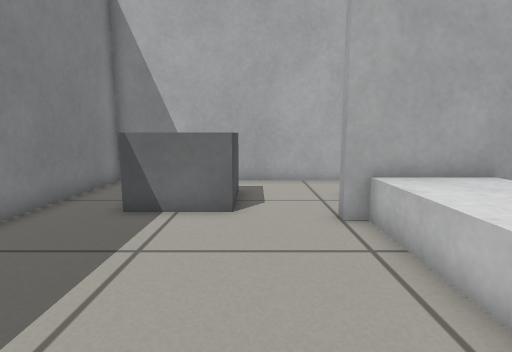
View 1 (above)

22 first-person views from a walk through a Gazebo world. The camera is 0.5 m above the floor, tilts 8° down and sees 80° across. The floor is counted in squares, 0.25 m on a side. Each view is taken from the middle of a square. On the plan, view 1 faces up. The plan holds only what a view shows up to about 17 squares ahead; the rest is blank. The place goes on beyond the plan.

View 2
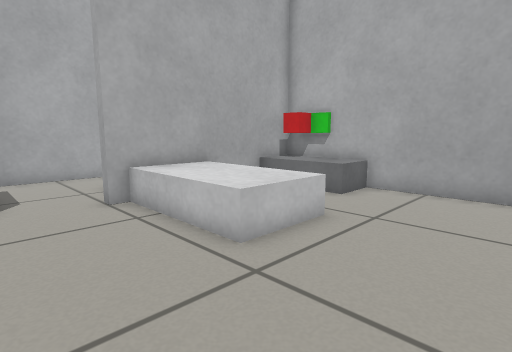

View 3
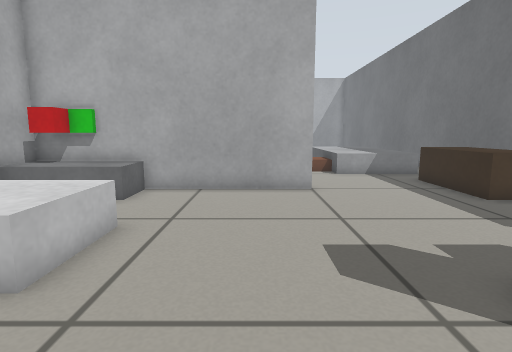

View 4
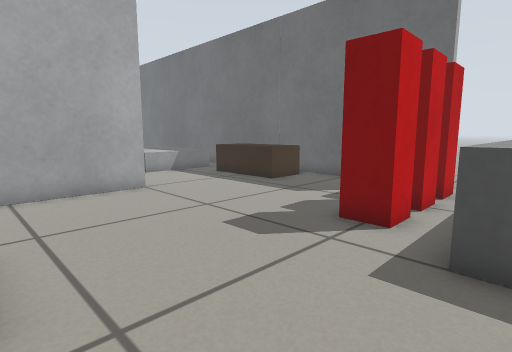

View 5
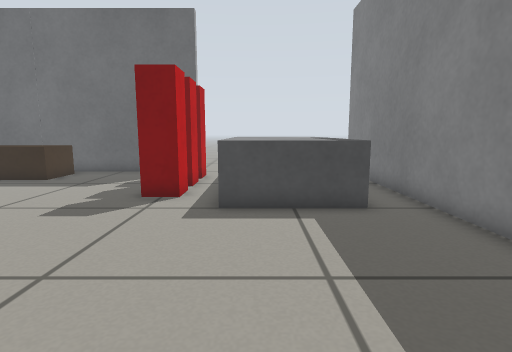

View 6
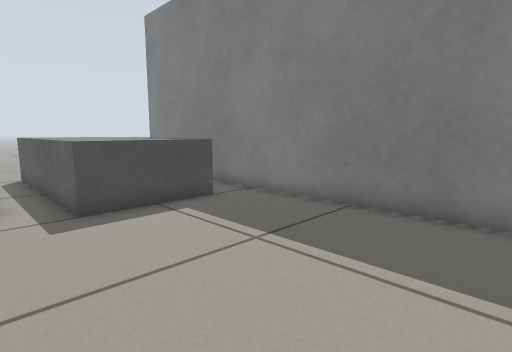

View 7
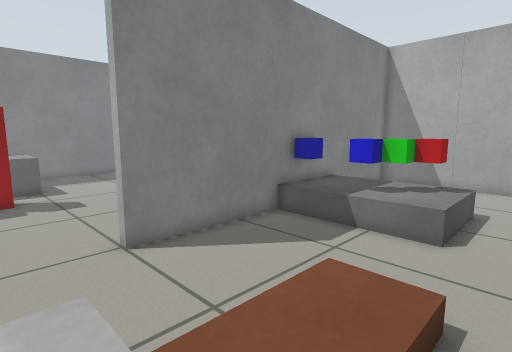

View 8
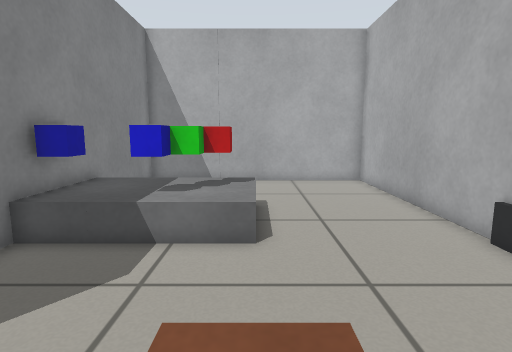

View 9
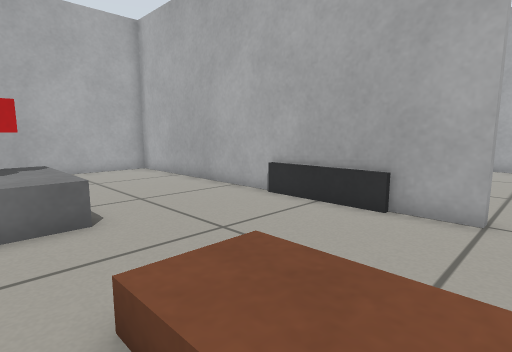

View 10
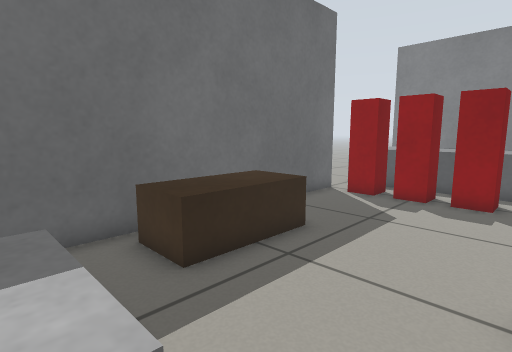

View 11
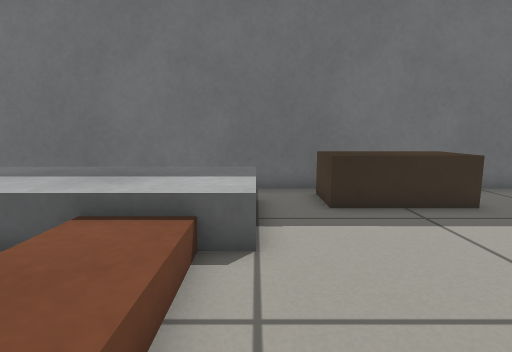

View 12
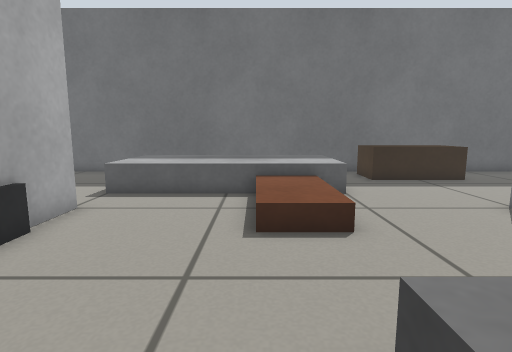

View 13
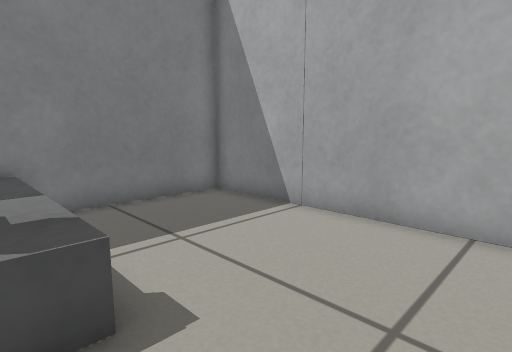

View 14
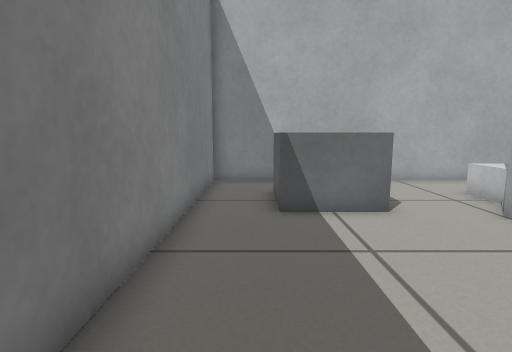

View 15
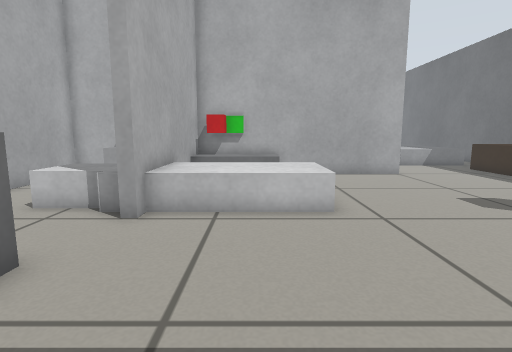

View 16
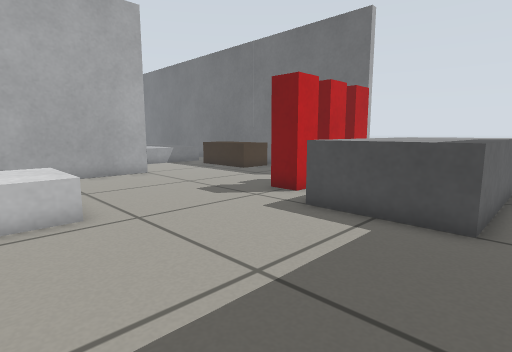

View 17
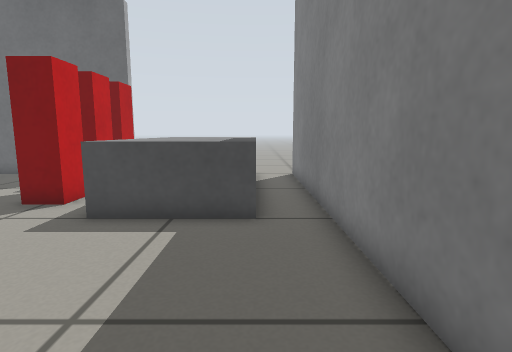

View 18
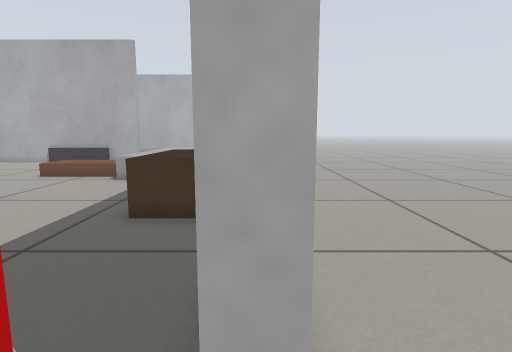

View 19
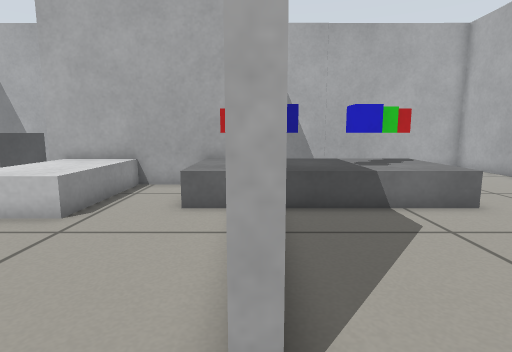

View 20
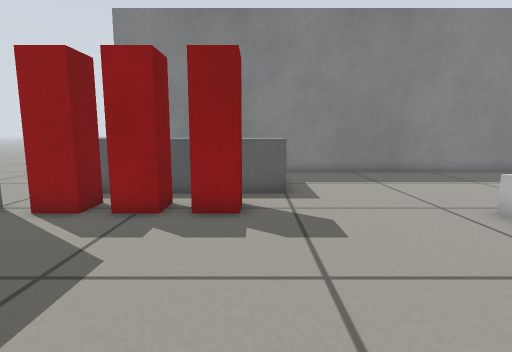

View 21
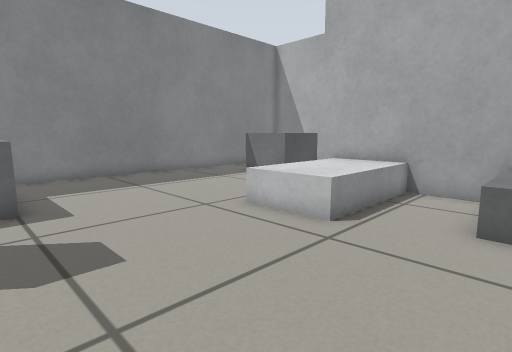

View 22
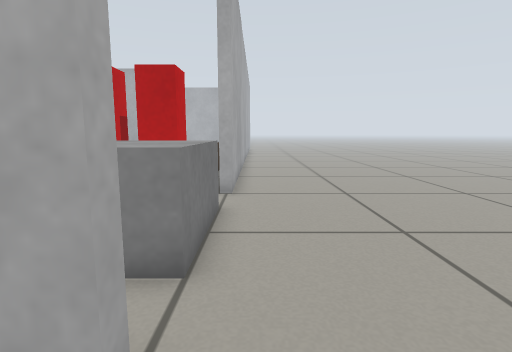

### Floor plan
Key: @ floor where view 1 was taken; # wall or solid block; . main floor; : floor 0.15 m higher than the main floor; + floor 0.25 m higher than the main floor; / step, stairs or slope; v drop or lower ground; B grey box; W white box; C container; R red box; G green box; N brown box; U counter; S stool; L blue box; T TV.
Columns run from 8 left of view 1 to 23 right of it. Each row starts with its distance up from view 1.
 13   #############################
 12   #... ........   #...........#
 11   #... .......    #...........#
 10   #..B B...WWW    #...........#
  9   #..B B...WWW    #...........#
  8   #..BBB...WW     #...........#
  7   #.......#WWW###C#CCCCCC.....#
  6   #........WWW..CRCCCCRRC.....#
  5   #........WWW..CRGLCLGRC.....#
  4   #........WWW..CCCLCLLCC.....#
  3   #........WWW..CC#CCCCCC.....#
  2   #........WWW....#...........T
  1   #...............#...........T
  0   #.....@.........#...........T
 -1   #...............#....///....#
 -2   #...............#..../ /....#
 -3   #.UUUUU............../ /.....
 -4   #.UUUUU.S............/:/.....
 -5   #.UUUUUSSS..........v/ /++++B
 -6   #.UUUUUSS............   +
 -7   #.UUUUUSSS...........
 -8   #.UU UUSS.....NNNNN..
 -9   #.UUUUUSSS....NNNNN.B
-10   #.UUUUU.S.....NNNNN..
-11   ..UUUUU.######################
-12 . ...............
-13    ..................
-14    ....................

Positions as (right, up) in squares from view 1, and headings:
1: (0, 0), facing up
2: (-1, -2), facing up-right
3: (-1, -1), facing right
4: (-1, 2), facing down-right
5: (-1, 5), facing down
6: (2, 5), facing down-left
7: (18, -6), facing up-left
8: (16, -4), facing up
9: (14, -4), facing up-right
10: (15, -3), facing down-left
11: (14, 0), facing down
12: (17, 5), facing down
13: (19, 6), facing up-left
14: (-4, 0), facing up
15: (-5, 4), facing right
16: (-5, 4), facing down-right
17: (-4, 4), facing down
18: (1, -11), facing right
19: (10, -5), facing up
20: (10, -4), facing left
21: (9, -4), facing up-left
22: (-8, -12), facing right
